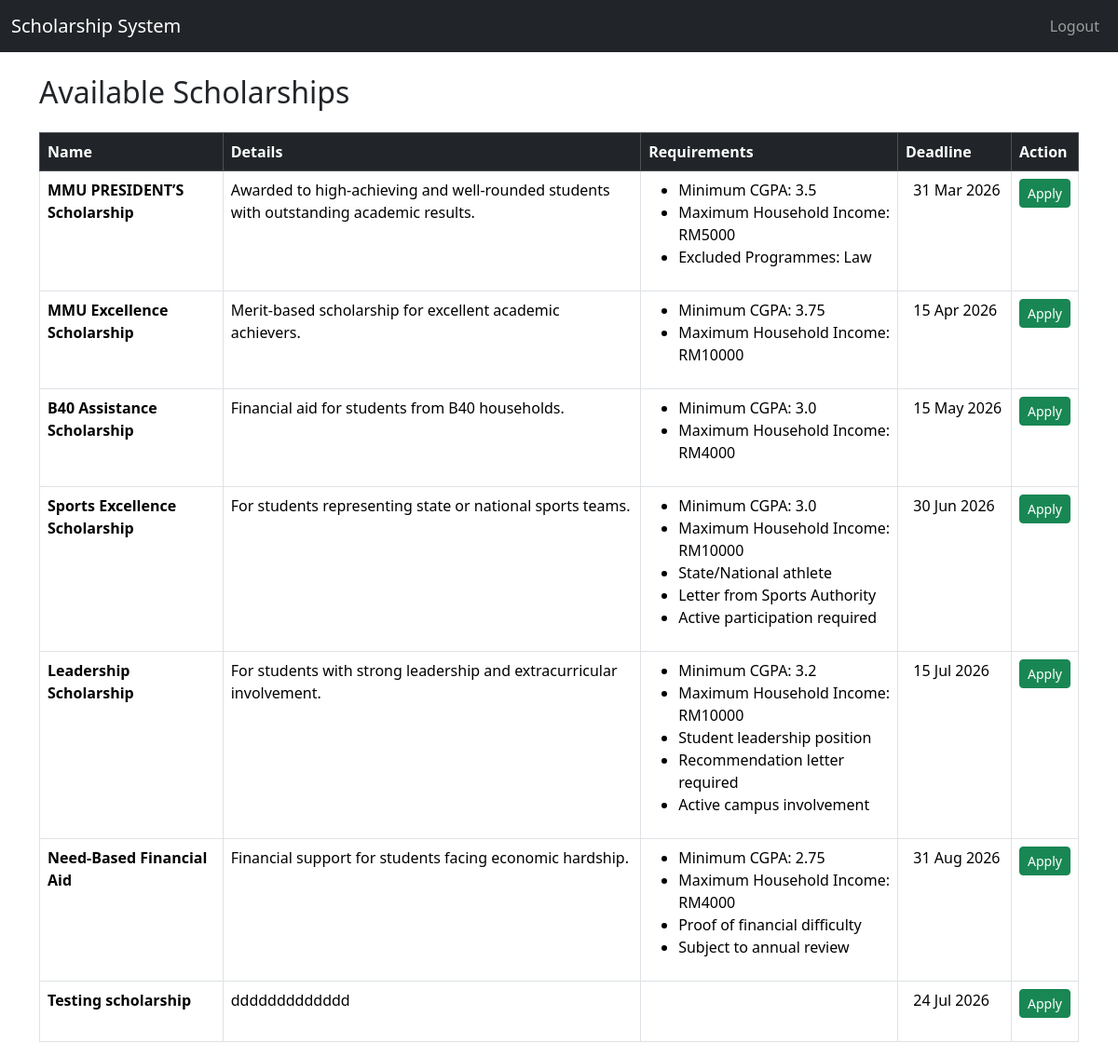
The page /student/scholarships (signed in) on the database its author committed.
### app/models.py (models this page shows)
class Scholarship(db.Model):
    id = db.Column(db.Integer, primary_key=True)
    title = db.Column(db.String(200), nullable=False)
    description = db.Column(db.Text)
    eligibility_criteria = db.Column(db.JSON)
    application_deadline = db.Column(db.DateTime)
    created_at = db.Column(db.DateTime, default=datetime.utcnow)
    documents_required = db.Column(db.Text)  # comma-separated list

### app/routes/student_routes.py (the view)
@student_bp.route('/scholarships')
@login_required
def scholarships():
    scholarships = Scholarship.query.all()
    return render_template('student/scholarships.html', scholarships=scholarships)

### app/templates/student/scholarships.html (shortened to what this page needs)
{% extends "base.html" %}
{% block content %}
<h2 class="mb-4">Available Scholarships</h2>
<table class="table table-bordered table-hover">
    <thead class="table-dark">
        <tr>
            <th>Name</th>
            <th>Details</th>
            <th>Requirements</th>
            <th>Deadline</th>
            <th>Action</th>
        </tr>
    </thead>
    <tbody>
        {% for scholarship in scholarships %}
        <tr>
            <td><strong>{{ scholarship.title }}</strong></td>
            <td>{{ scholarship.description }}</td>
            <td>
    <ul>
        {% if scholarship.eligibility_criteria.min_cgpa %}
            <li>Minimum CGPA: {{ scholarship.eligibility_criteria.min_cgpa }}</li>
        {% endif %}
        {% if scholarship.eligibility_criteria.max_income %}
            <li>Maximum Household Income: RM{{ scholarship.eligibility_criteria.max_income }}</li>
        {% endif %}
        {% if scholarship.eligibility_criteria.excluded_programmes %}
            <li>Excluded Programmes: {{ scholarship.eligibility_criteria.excluded_programmes | join(', ') }}</li>
        {% endif %}
        {% if scholarship.eligibility_criteria.required_criteria %}
            {% for item in scholarship.eligibility_criteria.required_criteria %}
                <li>{{ item }}</li>
            {% endfor %}
        {% endif %}
    </ul>
</td>
            <td>&nbsp;
                {% if scholarship.application_deadline %}
                    {{ scholarship.application_deadline.strftime('%d %b %Y') }}
                {% else %}
                    N/A
                {% endif %}&nbsp;&nbsp;&nbsp;&nbsp;&nbsp;&nbsp;
            </td>
            <td>
                <a href="{{ url_for('student.apply', scholarship_id=scholarship.id) }}" class="btn btn-success btn-sm">
                    Apply
                </a>
            </td>
        </tr>
        {% endfor %}
    </tbody>
</table>
{% endblock %}

### rows shown on the page
Scholarship: title "MMU PRESIDENT’S Scholarship", description "Awarded to high-achieving and well-rounded students with outstanding academic results.", eligibility_criteria.min_cgpa "3.5", eligibility_criteria.max_income "5000", eligibility_criteria.excluded_programmes "Law", application_deadline "31 Mar 2026"
Scholarship: title "MMU Excellence Scholarship", description "Merit-based scholarship for excellent academic achievers.", eligibility_criteria.min_cgpa "3.75", eligibility_criteria.max_income "10000", application_deadline "15 Apr 2026"
Scholarship: title "B40 Assistance Scholarship", description "Financial aid for students from B40 households.", eligibility_criteria.min_cgpa "3.0", eligibility_criteria.max_income "4000", application_deadline "15 May 2026"
Scholarship: title "Sports Excellence Scholarship", description "For students representing state or national sports teams.", eligibility_criteria.min_cgpa "3.0", eligibility_criteria.max_income "10000", required_criteria "State/National athlete" "Letter from Sports Authority" "Active participation required", application_deadline "30 Jun 2026"
Scholarship: title "Leadership Scholarship", description "For students with strong leadership and extracurricular involvement.", eligibility_criteria.min_cgpa "3.2", eligibility_criteria.max_income "10000", required_criteria "Student leadership position" "Recommendation letter required" "Active campus involvement", application_deadline "15 Jul 2026"
Scholarship: title "Need-Based Financial Aid", description "Financial support for students facing economic hardship.", eligibility_criteria.min_cgpa "2.75", eligibility_criteria.max_income "4000", required_criteria "Proof of financial difficulty" "Subject to annual review", application_deadline "31 Aug 2026"
Scholarship: title "Testing scholarship", description "ddddddddddddd", application_deadline "24 Jul 2026"
